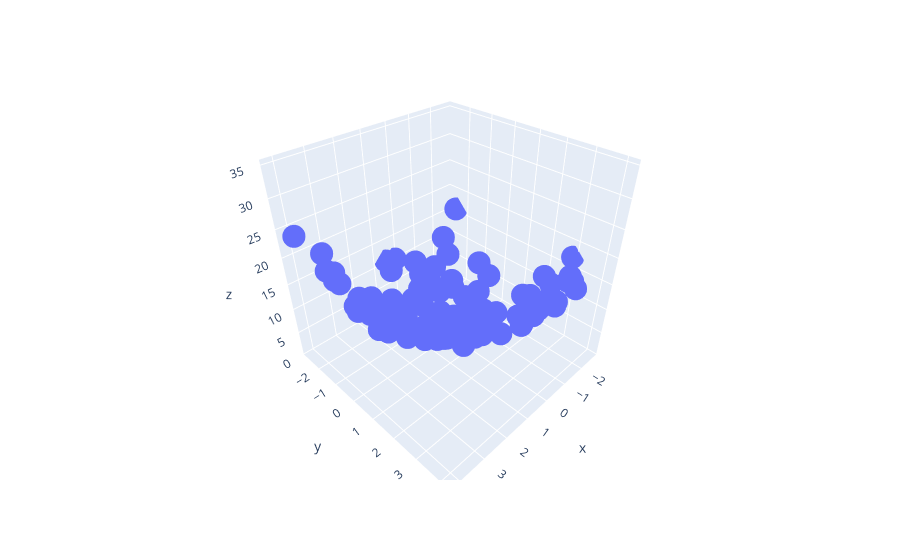

The notebook cell this image was saved under:
### Code cell
df = px.data.iris()
fig = px.scatter_3d(df, x=x.ravel(), y=y.ravel(), z=z.ravel())
fig.show()
